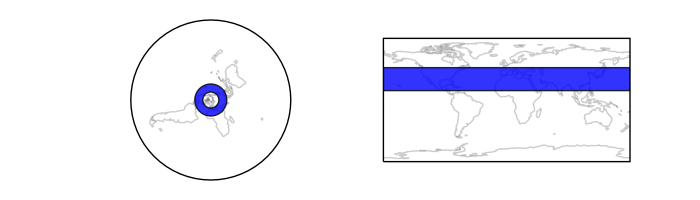

Write the Python code that produced this figure.
import cartopy.crs as ccrs
import matplotlib.pyplot as plt
import shapely.geometry as sgeom


LHS, RHS = ccrs.NorthPolarStereo(), ccrs.PlateCarree()
geom = sgeom.Point(0, 0).buffer(10000000).symmetric_difference(sgeom.Point(0, 0).buffer(5000000))


fig = plt.figure(figsize=(7, 2))

ax1 = plt.subplot(1, 2, 1, projection=LHS)
ax2 = plt.subplot(1, 2, 2, projection=RHS)

ax1.coastlines(color='gray', alpha=0.4)
ax2.coastlines(color='gray', alpha=0.4)

ax1.add_geometries([geom], LHS, facecolor='blue', alpha=0.8)
ax2.add_geometries([geom], LHS, facecolor='blue', alpha=0.8)

plt.show()
